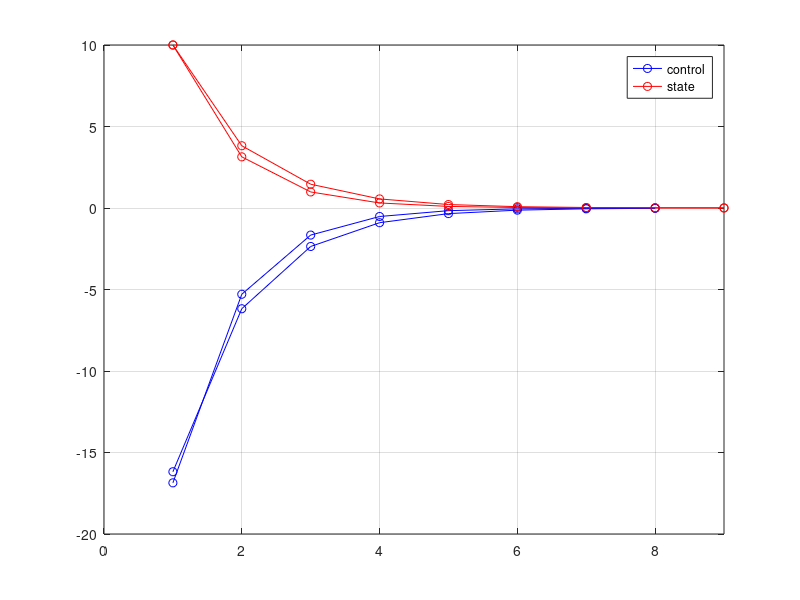

This figure's MATLAB source:
%% Exercise 5
close all; clc; clear;

N = 9;
q = 4; r = 2; qN = 8;
a = 2; b = 1;
p = zeros(1,N); p(N)=qN;
K=zeros(1,N-1);
x=zeros(1,N-1); x(1)=10;
u=zeros(1,N-1);
for k=(N-1):-1:1
    p(k)=q+a^2*p(k+1)-a^2*b^2*p(k+1)^2*(r+b^2*p(k+1))^-1;
    K(k)=(r+b^2*p(k+1))^-1*a*b*p(k+1); 
end
for k=1:N-1
    u(k)=-K(k)*x(k);
    x(k+1)=a*x(k)+b*u(k);
end
x
u
plot(1:(N-1),u,'o-b',1:N,x,'r-o')
legend('control','state')
grid on
xlim([0,N])
%%
N = 9;
qN = 5;
q = 2;
r = 2;
a = 2;
b = 1;
p = zeros(1,N);
p(N)=qN;
K=zeros(1,N-1);
x=zeros(1,N-1);
x(1)=10;
u=zeros(1,N-1);
for k=(N-1):-1:1
    p(k)=q+a^2*p(k+1)-a^2*b^2*p(k+1)^2*(r+b^2*p(k+1))^-1;
    K(k)=(r+b^2*p(k+1))^-1*a*b*p(k+1); 
end
for k=1:N-1
    u(k)=-K(k)*x(k);
    x(k+1)=a*x(k)+b*u(k);
end
x
u
hold on
plot(1:(N-1),u,'o-b',1:N,x,'r-o')
legend('control','state')
grid on
xlim([0,N])